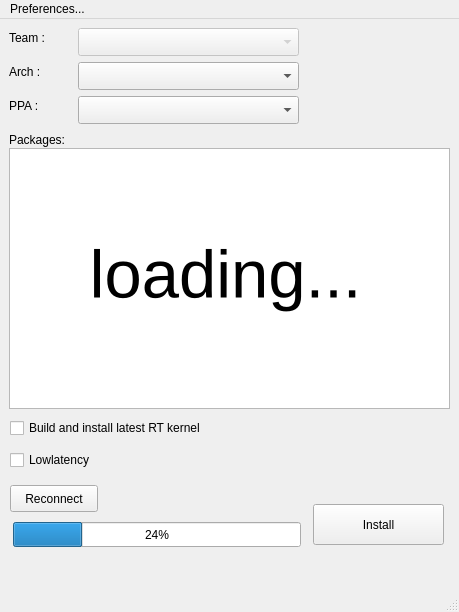
<?xml version="1.0" encoding="UTF-8"?>
<ui version="4.0">
 <class>MainWindow</class>
 <widget class="QMainWindow" name="MainWindow">
  <property name="windowModality">
   <enum>Qt::ApplicationModal</enum>
  </property>
  <property name="geometry">
   <rect>
    <x>0</x>
    <y>0</y>
    <width>459</width>
    <height>612</height>
   </rect>
  </property>
  <property name="minimumSize">
   <size>
    <width>459</width>
    <height>612</height>
   </size>
  </property>
  <property name="maximumSize">
   <size>
    <width>459</width>
    <height>583</height>
   </size>
  </property>
  <property name="windowTitle">
   <string>KXFed - KXStudio on Fedora</string>
  </property>
  <widget class="QWidget" name="centralwidget">
   <widget class="QLabel" name="team_label">
    <property name="geometry">
     <rect>
      <x>9</x>
      <y>9</y>
      <width>44</width>
      <height>20</height>
     </rect>
    </property>
    <property name="text">
     <string>Team :</string>
    </property>
   </widget>
   <widget class="QComboBox" name="team_combo">
    <property name="enabled">
     <bool>false</bool>
    </property>
    <property name="geometry">
     <rect>
      <x>78</x>
      <y>9</y>
      <width>221</width>
      <height>28</height>
     </rect>
    </property>
    <property name="editable">
     <bool>false</bool>
    </property>
   </widget>
   <widget class="QLabel" name="arch_label">
    <property name="geometry">
     <rect>
      <x>9</x>
      <y>43</y>
      <width>38</width>
      <height>20</height>
     </rect>
    </property>
    <property name="text">
     <string>Arch :</string>
    </property>
   </widget>
   <widget class="QComboBox" name="arch_combo">
    <property name="geometry">
     <rect>
      <x>78</x>
      <y>43</y>
      <width>221</width>
      <height>28</height>
     </rect>
    </property>
   </widget>
   <widget class="QLabel" name="ppa_label">
    <property name="geometry">
     <rect>
      <x>9</x>
      <y>77</y>
      <width>34</width>
      <height>20</height>
     </rect>
    </property>
    <property name="text">
     <string>PPA :</string>
    </property>
   </widget>
   <widget class="QComboBox" name="ppa_combo">
    <property name="enabled">
     <bool>true</bool>
    </property>
    <property name="geometry">
     <rect>
      <x>78</x>
      <y>77</y>
      <width>221</width>
      <height>28</height>
     </rect>
    </property>
   </widget>
   <widget class="QLabel" name="packages_label">
    <property name="geometry">
     <rect>
      <x>9</x>
      <y>111</y>
      <width>68</width>
      <height>20</height>
     </rect>
    </property>
    <property name="text">
     <string>Packages: </string>
    </property>
   </widget>
   <widget class="QCheckBox" name="kernelbuild_chk">
    <property name="geometry">
     <rect>
      <x>10</x>
      <y>396</y>
      <width>234</width>
      <height>26</height>
     </rect>
    </property>
    <property name="text">
     <string>Build and install latest RT kernel</string>
    </property>
   </widget>
   <widget class="QCheckBox" name="lowlatency_chk">
    <property name="geometry">
     <rect>
      <x>10</x>
      <y>428</y>
      <width>101</width>
      <height>26</height>
     </rect>
    </property>
    <property name="text">
     <string>Lowlatency</string>
    </property>
   </widget>
   <widget class="QPushButton" name="install_btn">
    <property name="geometry">
     <rect>
      <x>313</x>
      <y>485</y>
      <width>131</width>
      <height>41</height>
     </rect>
    </property>
    <property name="layoutDirection">
     <enum>Qt::LeftToRight</enum>
    </property>
    <property name="text">
     <string>Install</string>
    </property>
   </widget>
   <widget class="QTableView" name="pkgs_tableView">
    <property name="geometry">
     <rect>
      <x>9</x>
      <y>129</y>
      <width>441</width>
      <height>261</height>
     </rect>
    </property>
   </widget>
   <widget class="QLabel" name="load_label">
    <property name="geometry">
     <rect>
      <x>-60</x>
      <y>210</y>
      <width>571</width>
      <height>91</height>
     </rect>
    </property>
    <property name="font">
     <font>
      <pointsize>50</pointsize>
     </font>
    </property>
    <property name="text">
     <string>loading...</string>
    </property>
    <property name="scaledContents">
     <bool>false</bool>
    </property>
    <property name="alignment">
     <set>Qt::AlignCenter</set>
    </property>
   </widget>
   <widget class="QProgressBar" name="progress_bar">
    <property name="enabled">
     <bool>true</bool>
    </property>
    <property name="geometry">
     <rect>
      <x>13</x>
      <y>503</y>
      <width>288</width>
      <height>25</height>
     </rect>
    </property>
    <property name="value">
     <number>24</number>
    </property>
   </widget>
   <widget class="QPushButton" name="reconnectBtn">
    <property name="geometry">
     <rect>
      <x>10</x>
      <y>466</y>
      <width>88</width>
      <height>27</height>
     </rect>
    </property>
    <property name="minimumSize">
     <size>
      <width>88</width>
      <height>27</height>
     </size>
    </property>
    <property name="maximumSize">
     <size>
      <width>88</width>
      <height>27</height>
     </size>
    </property>
    <property name="text">
     <string>Reconnect</string>
    </property>
   </widget>
   <widget class="QLabel" name="progress_label">
    <property name="geometry">
     <rect>
      <x>12</x>
      <y>533</y>
      <width>287</width>
      <height>19</height>
     </rect>
    </property>
    <property name="text">
     <string/>
    </property>
   </widget>
   <zorder>pkgs_tableView</zorder>
   <zorder>team_label</zorder>
   <zorder>team_combo</zorder>
   <zorder>arch_label</zorder>
   <zorder>arch_combo</zorder>
   <zorder>ppa_label</zorder>
   <zorder>ppa_combo</zorder>
   <zorder>packages_label</zorder>
   <zorder>kernelbuild_chk</zorder>
   <zorder>lowlatency_chk</zorder>
   <zorder>install_btn</zorder>
   <zorder>load_label</zorder>
   <zorder>progress_bar</zorder>
   <zorder>reconnectBtn</zorder>
   <zorder>progress_label</zorder>
  </widget>
  <widget class="QStatusBar" name="statusbar">
   <property name="sizePolicy">
    <sizepolicy hsizetype="Preferred" vsizetype="MinimumExpanding">
     <horstretch>0</horstretch>
     <verstretch>1</verstretch>
    </sizepolicy>
   </property>
   <property name="minimumSize">
    <size>
     <width>0</width>
     <height>0</height>
    </size>
   </property>
   <property name="layoutDirection">
    <enum>Qt::LeftToRight</enum>
   </property>
  </widget>
  <widget class="QMenuBar" name="menuBar">
   <property name="geometry">
    <rect>
     <x>0</x>
     <y>0</y>
     <width>459</width>
     <height>24</height>
    </rect>
   </property>
   <widget class="QMenu" name="menuPreferences">
    <property name="title">
     <string>Preferences...</string>
    </property>
    <addaction name="btn_refresh_cache"/>
    <addaction name="btn_edit_config"/>
    <addaction name="separator"/>
    <addaction name="btn_quit"/>
   </widget>
   <addaction name="menuPreferences"/>
  </widget>
  <action name="btn_edit_config">
   <property name="text">
    <string>Edit Configuration</string>
   </property>
  </action>
  <action name="btn_quit">
   <property name="text">
    <string>Exit</string>
   </property>
  </action>
  <action name="btn_refresh_cache">
   <property name="text">
    <string>Refresh Cache</string>
   </property>
  </action>
 </widget>
 <resources/>
 <connections/>
 <designerdata>
  <property name="gridDeltaX">
   <number>10</number>
  </property>
  <property name="gridDeltaY">
   <number>10</number>
  </property>
  <property name="gridSnapX">
   <bool>false</bool>
  </property>
  <property name="gridSnapY">
   <bool>false</bool>
  </property>
  <property name="gridVisible">
   <bool>true</bool>
  </property>
 </designerdata>
</ui>
